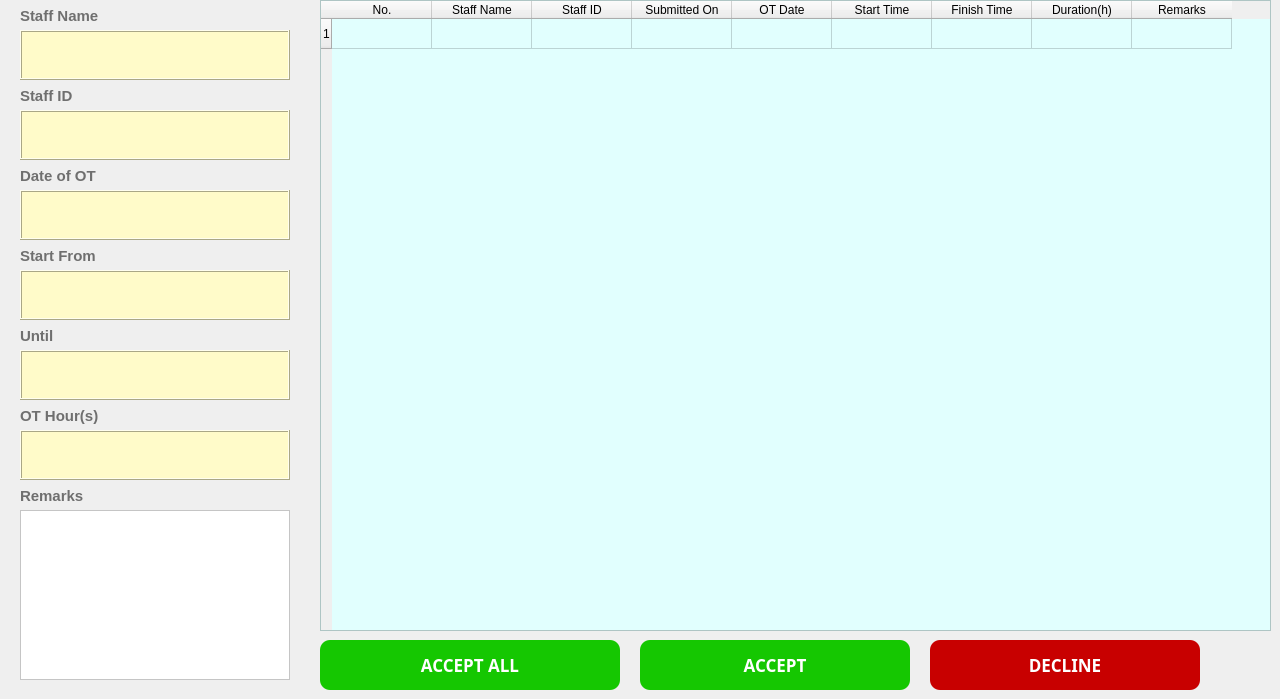
    <widget class="QWidget" name="tab">
     <attribute name="title">
      <string>Approve For OT Applications</string>
     </attribute>
     <widget class="QLabel" name="label_24">
      <property name="geometry">
       <rect>
        <x>20</x>
        <y>160</y>
        <width>151</width>
        <height>31</height>
       </rect>
      </property>
      <property name="font">
       <font>
        <family>Microsoft JhengHei UI</family>
        <pointsize>11</pointsize>
        <weight>75</weight>
        <bold>true</bold>
       </font>
      </property>
      <property name="styleSheet">
       <string notr="true">QLabel
{
	font-size:11pt;
	color:rgb(111,111,111);
}</string>
      </property>
      <property name="text">
       <string>Date of OT</string>
      </property>
     </widget>
     <widget class="QLabel" name="label_25">
      <property name="geometry">
       <rect>
        <x>20</x>
        <y>240</y>
        <width>151</width>
        <height>31</height>
       </rect>
      </property>
      <property name="font">
       <font>
        <family>Microsoft JhengHei UI</family>
        <pointsize>11</pointsize>
        <weight>75</weight>
        <bold>true</bold>
       </font>
      </property>
      <property name="styleSheet">
       <string notr="true">QLabel
{
	font-size:11pt;
	color:rgb(111,111,111);
}</string>
      </property>
      <property name="text">
       <string>Start From</string>
      </property>
     </widget>
     <widget class="QLabel" name="label_26">
      <property name="geometry">
       <rect>
        <x>20</x>
        <y>320</y>
        <width>151</width>
        <height>31</height>
       </rect>
      </property>
      <property name="font">
       <font>
        <family>Microsoft JhengHei UI</family>
        <pointsize>11</pointsize>
        <weight>75</weight>
        <bold>true</bold>
       </font>
      </property>
      <property name="styleSheet">
       <string notr="true">QLabel
{
	font-size:11pt;
	color:rgb(111,111,111);
}</string>
      </property>
      <property name="text">
       <string>Until</string>
      </property>
     </widget>
     <widget class="QLabel" name="label_27">
      <property name="geometry">
       <rect>
        <x>20</x>
        <y>400</y>
        <width>151</width>
        <height>31</height>
       </rect>
      </property>
      <property name="font">
       <font>
        <family>Microsoft JhengHei UI</family>
        <pointsize>11</pointsize>
        <weight>75</weight>
        <bold>true</bold>
       </font>
      </property>
      <property name="styleSheet">
       <string notr="true">QLabel
{
	font-size:11pt;
	color:rgb(111,111,111);
}</string>
      </property>
      <property name="text">
       <string>OT Hour(s)</string>
      </property>
     </widget>
     <widget class="QTextEdit" name="textEdit_5">
      <property name="enabled">
       <bool>false</bool>
      </property>
      <property name="geometry">
       <rect>
        <x>20</x>
        <y>430</y>
        <width>270</width>
        <height>50</height>
       </rect>
      </property>
      <property name="styleSheet">
       <string notr="true">QTextEdit

{
    /*字体为微软雅黑*/
    font-family:Microsoft Yahei;
    /*字体大小为20点*/
	color:rgb(50, 50, 50);
   font-size:12pt;
	background-color:rgb(255, 251, 201);
}
</string>
      </property>
      <property name="frameShape">
       <enum>QFrame::Box</enum>
      </property>
      <property name="frameShadow">
       <enum>QFrame::Raised</enum>
      </property>
      <property name="lineWidth">
       <number>1</number>
      </property>
     </widget>
     <widget class="QLabel" name="label_28">
      <property name="geometry">
       <rect>
        <x>20</x>
        <y>480</y>
        <width>151</width>
        <height>31</height>
       </rect>
      </property>
      <property name="font">
       <font>
        <family>Microsoft JhengHei UI</family>
        <pointsize>11</pointsize>
        <weight>75</weight>
        <bold>true</bold>
       </font>
      </property>
      <property name="styleSheet">
       <string notr="true">QLabel
{
	font-size:11pt;
	color:rgb(111,111,111);
}</string>
      </property>
      <property name="text">
       <string>Remarks</string>
      </property>
     </widget>
     <widget class="QTextEdit" name="textEdit">
      <property name="geometry">
       <rect>
        <x>20</x>
        <y>510</y>
        <width>270</width>
        <height>170</height>
       </rect>
      </property>
      <property name="styleSheet">
       <string notr="true">QTextEdit
{
    /*字体为微软雅黑*/
    font-family:Microsoft Yahei;
    /*字体大小为20点*/
	color:rgb(74, 74, 74);
   font-size:12pt;
	background-color:rgb(255, 255, 255);
}

QTextEdit:hover
{
    /*背景颜色*/  
   background-color:rgb(229, 242, 255);
}

QTextEdit:focus
{
    /*背景颜色*/  
   background-color:rgb(229, 242, 255);
}</string>
      </property>
     </widget>
     <widget class="QPushButton" name="pushButton">
      <property name="geometry">
       <rect>
        <x>640</x>
        <y>640</y>
        <width>270</width>
        <height>50</height>
       </rect>
      </property>
      <property name="font">
       <font>
        <family>Microsoft Yahei</family>
        <pointsize>13</pointsize>
        <weight>75</weight>
        <bold>true</bold>
       </font>
      </property>
      <property name="styleSheet">
       <string notr="true">QPushButton

{
    /*字体为微软雅黑*/
    font-family:Microsoft Yahei;
    /*字体大小为20点*/
    font-size:13pt;
    /*字体颜色为白色*/    
    color:white;
    /*背景颜色*/  
    background-color:rgb(21, 199, 1);
    /*边框圆角半径为8像素*/ 
    border-radius:10px;

}

/*按钮停留态*/
QPushButton:hover
{
    /*背景颜色*/  
    background-color:rgb(21, 175, 0);
    padding-left:-3px;
    /*上内边距为3像素，让按下时字向下移动3像素*/  
    padding-top:-3px;
	font-size:15pt;
}

/*按钮按下态*/
QPushButton:pressed
{
    /*背景颜色*/  
    background-color:rgb(0, 113, 0);
    /*左内边距为3像素，让按下时字向右移动3像素*/  
    padding-left:3px;
    /*上内边距为3像素，让按下时字向下移动3像素*/  
    padding-top:3px;
    font-size:13pt;
}</string>
      </property>
      <property name="text">
       <string>ACCEPT</string>
      </property>
     </widget>
     <widget class="QTextEdit" name="textEdit_6">
      <property name="enabled">
       <bool>false</bool>
      </property>
      <property name="geometry">
       <rect>
        <x>20</x>
        <y>190</y>
        <width>270</width>
        <height>50</height>
       </rect>
      </property>
      <property name="styleSheet">
       <string notr="true">QTextEdit

{
    /*字体为微软雅黑*/
    font-family:Microsoft Yahei;
    /*字体大小为20点*/
	color:rgb(50, 50, 50);
   font-size:12pt;
	background-color:rgb(255, 251, 201);
}
</string>
      </property>
      <property name="frameShape">
       <enum>QFrame::Box</enum>
      </property>
      <property name="frameShadow">
       <enum>QFrame::Raised</enum>
      </property>
      <property name="lineWidth">
       <number>1</number>
      </property>
     </widget>
     <widget class="QTextEdit" name="textEdit_7">
      <property name="enabled">
       <bool>false</bool>
      </property>
      <property name="geometry">
       <rect>
        <x>20</x>
        <y>270</y>
        <width>270</width>
        <height>50</height>
       </rect>
      </property>
      <property name="styleSheet">
       <string notr="true">QTextEdit

{
    /*字体为微软雅黑*/
    font-family:Microsoft Yahei;
    /*字体大小为20点*/
	color:rgb(50, 50, 50);
   font-size:12pt;
	background-color:rgb(255, 251, 201);
}
</string>
      </property>
      <property name="frameShape">
       <enum>QFrame::Box</enum>
      </property>
      <property name="frameShadow">
       <enum>QFrame::Raised</enum>
      </property>
      <property name="lineWidth">
       <number>1</number>
      </property>
     </widget>
     <widget class="QTextEdit" name="textEdit_8">
      <property name="enabled">
       <bool>false</bool>
      </property>
      <property name="geometry">
       <rect>
        <x>20</x>
        <y>350</y>
        <width>270</width>
        <height>50</height>
       </rect>
      </property>
      <property name="styleSheet">
       <string notr="true">QTextEdit

{
    /*字体为微软雅黑*/
    font-family:Microsoft Yahei;
    /*字体大小为20点*/
	color:rgb(50, 50, 50);
   font-size:12pt;
	background-color:rgb(255, 251, 201);
}
</string>
      </property>
      <property name="frameShape">
       <enum>QFrame::Box</enum>
      </property>
      <property name="frameShadow">
       <enum>QFrame::Raised</enum>
      </property>
      <property name="lineWidth">
       <number>1</number>
      </property>
     </widget>
     <widget class="QLabel" name="label_31">
      <property name="geometry">
       <rect>
        <x>20</x>
        <y>80</y>
        <width>151</width>
        <height>31</height>
       </rect>
      </property>
      <property name="font">
       <font>
        <family>Microsoft JhengHei UI</family>
        <pointsize>11</pointsize>
        <weight>75</weight>
        <bold>true</bold>
       </font>
      </property>
      <property name="styleSheet">
       <string notr="true">QLabel
{
	font-size:11pt;
	color:rgb(111,111,111);
}</string>
      </property>
      <property name="text">
       <string>Staff ID</string>
      </property>
     </widget>
     <widget class="QTextEdit" name="textEdit_9">
      <property name="enabled">
       <bool>false</bool>
      </property>
      <property name="geometry">
       <rect>
        <x>20</x>
        <y>110</y>
        <width>270</width>
        <height>50</height>
       </rect>
      </property>
      <property name="styleSheet">
       <string notr="true">QTextEdit

{
    /*字体为微软雅黑*/
    font-family:Microsoft Yahei;
    /*字体大小为20点*/
	color:rgb(50, 50, 50);
   font-size:12pt;
	background-color:rgb(255, 251, 201);
}
</string>
      </property>
      <property name="frameShape">
       <enum>QFrame::Box</enum>
      </property>
      <property name="frameShadow">
       <enum>QFrame::Raised</enum>
      </property>
      <property name="lineWidth">
       <number>1</number>
      </property>
     </widget>
     <widget class="QTableWidget" name="tableWidget_2">
      <property name="geometry">
       <rect>
        <x>320</x>
        <y>0</y>
        <width>951</width>
        <height>631</height>
       </rect>
      </property>
      <property name="font">
       <font>
        <pointsize>9</pointsize>
       </font>
      </property>
      <property name="styleSheet">
       <string notr="true">QTableWidget
{
	background-color: rgb(225, 255, 254);

}</string>
      </property>
      <property name="frameShape">
       <enum>QFrame::StyledPanel</enum>
      </property>
      <property name="frameShadow">
       <enum>QFrame::Sunken</enum>
      </property>
      <property name="sizeAdjustPolicy">
       <enum>QAbstractScrollArea::AdjustToContentsOnFirstShow</enum>
      </property>
      <property name="selectionBehavior">
       <enum>QAbstractItemView::SelectRows</enum>
      </property>
      <property name="showGrid">
       <bool>true</bool>
      </property>
      <property name="gridStyle">
       <enum>Qt::SolidLine</enum>
      </property>
      <property name="rowCount">
       <number>1</number>
      </property>
      <property name="columnCount">
       <number>9</number>
      </property>
      <attribute name="horizontalHeaderCascadingSectionResizes">
       <bool>true</bool>
      </attribute>
      <attribute name="verticalHeaderShowSortIndicator" stdset="0">
       <bool>false</bool>
      </attribute>
      <attribute name="verticalHeaderStretchLastSection">
       <bool>false</bool>
      </attribute>
      <row/>
      <column>
       <property name="text">
        <string>No.</string>
       </property>
       <property name="background">
        <color>
         <red>36</red>
         <green>236</green>
         <blue>239</blue>
        </color>
       </property>
      </column>
      <column>
       <property name="text">
        <string>Staff Name</string>
       </property>
      </column>
      <column>
       <property name="text">
        <string>Staff ID</string>
       </property>
      </column>
      <column>
       <property name="text">
        <string>Submitted On</string>
       </property>
      </column>
      <column>
       <property name="text">
        <string>OT Date</string>
       </property>
      </column>
      <column>
       <property name="text">
        <string>Start Time</string>
       </property>
      </column>
      <column>
       <property name="text">
        <string>Finish Time</string>
       </property>
      </column>
      <column>
       <property name="text">
        <string>Duration(h)</string>
       </property>
      </column>
      <column>
       <property name="text">
        <string>Remarks</string>
       </property>
      </column>
     </widget>
     <widget class="QPushButton" name="pushButton_4">
      <property name="geometry">
       <rect>
        <x>930</x>
        <y>640</y>
        <width>270</width>
        <height>50</height>
       </rect>
      </property>
      <property name="font">
       <font>
        <family>Microsoft Yahei</family>
        <pointsize>13</pointsize>
        <weight>75</weight>
        <bold>true</bold>
       </font>
      </property>
      <property name="styleSheet">
       <string notr="true">QPushButton
{
    /*字体为微软雅黑*/
    font-family:Microsoft Yahei;
    /*字体大小为20点*/
    font-size:13pt;
    /*字体颜色为白色*/    
    color:white;
    /*背景颜色*/  
    background-color:rgb(200, 0, 0);
    /*边框圆角半径为8像素*/ 
    border-radius:10px;
}

/*按钮停留态*/
QPushButton:hover
{
    /*背景颜色*/  
    background-color:rgb(176, 0, 0);
    padding-left:-3px;
    /*上内边距为3像素，让按下时字向下移动3像素*/  
    padding-top:-3px;
	 font-size:15pt;
}

/*按钮按下态*/
QPushButton:pressed
{
    /*背景颜色*/  
    background-color:rgb(147, 0, 0);
    /*左内边距为3像素，让按下时字向右移动3像素*/  
    padding-left:3px;
    /*上内边距为3像素，让按下时字向下移动3像素*/  
    padding-top:3px;
    font-size:13pt;
}</string>
      </property>
      <property name="text">
       <string>DECLINE</string>
      </property>
     </widget>
     <widget class="QLabel" name="label_32">
      <property name="geometry">
       <rect>
        <x>20</x>
        <y>0</y>
        <width>151</width>
        <height>31</height>
       </rect>
      </property>
      <property name="font">
       <font>
        <family>Microsoft JhengHei UI</family>
        <pointsize>11</pointsize>
        <weight>75</weight>
        <bold>true</bold>
       </font>
      </property>
      <property name="styleSheet">
       <string notr="true">QLabel
{
	font-size:11pt;
	color:rgb(111,111,111);
}</string>
      </property>
      <property name="text">
       <string>Staff Name</string>
      </property>
     </widget>
     <widget class="QTextEdit" name="textEdit_10">
      <property name="enabled">
       <bool>false</bool>
      </property>
      <property name="geometry">
       <rect>
        <x>20</x>
        <y>30</y>
        <width>270</width>
        <height>50</height>
       </rect>
      </property>
      <property name="styleSheet">
       <string notr="true">QTextEdit

{
    /*字体为微软雅黑*/
    font-family:Microsoft Yahei;
    /*字体大小为20点*/
	color:rgb(50, 50, 50);
   font-size:12pt;
	background-color:rgb(255, 251, 201);
}
</string>
      </property>
      <property name="frameShape">
       <enum>QFrame::Box</enum>
      </property>
      <property name="frameShadow">
       <enum>QFrame::Raised</enum>
      </property>
      <property name="lineWidth">
       <number>1</number>
      </property>
     </widget>
     <widget class="QPushButton" name="pushButton_9">
      <property name="geometry">
       <rect>
        <x>320</x>
        <y>640</y>
        <width>300</width>
        <height>50</height>
       </rect>
      </property>
      <property name="font">
       <font>
        <family>Microsoft Yahei</family>
        <pointsize>13</pointsize>
        <weight>75</weight>
        <bold>true</bold>
       </font>
      </property>
      <property name="styleSheet">
       <string notr="true">QPushButton

{
    /*字体为微软雅黑*/
    font-family:Microsoft Yahei;
    /*字体大小为20点*/
    font-size:13pt;
    /*字体颜色为白色*/    
    color:white;
    /*背景颜色*/  
    background-color:rgb(21, 199, 1);
    /*边框圆角半径为8像素*/ 
    border-radius:10px;

}

/*按钮停留态*/
QPushButton:hover
{
    /*背景颜色*/  
    background-color:rgb(21, 175, 0);
    padding-left:-3px;
    /*上内边距为3像素，让按下时字向下移动3像素*/  
    padding-top:-3px;
	font-size:15pt;
}

/*按钮按下态*/
QPushButton:pressed
{
    /*背景颜色*/  
    background-color:rgb(0, 113, 0);
    /*左内边距为3像素，让按下时字向右移动3像素*/  
    padding-left:3px;
    /*上内边距为3像素，让按下时字向下移动3像素*/  
    padding-top:3px;
    font-size:13pt;
}</string>
      </property>
      <property name="text">
       <string>ACCEPT ALL</string>
      </property>
     </widget>
    </widget>
